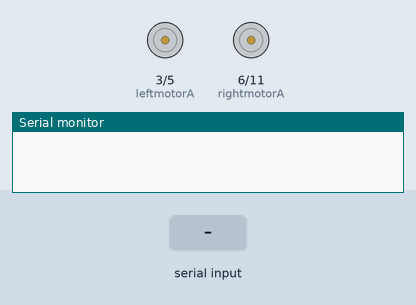
Simulated run of this sketch. Board: Arduino Uno, built with avr-gcc and run on an emulated ATmega328P. Parts: motor-driver pin pairs drawn as motors (green arrow = first pin HIGH = forward, orange = second pin HIGH = backward, longer = more drive), the last lines printed to the serial monitor. The inputs (shaded band) are chosen by the test bench.

Above: at 1.2 s.
1.3 s: "forward" received over the second serial link
At 1.7 s:
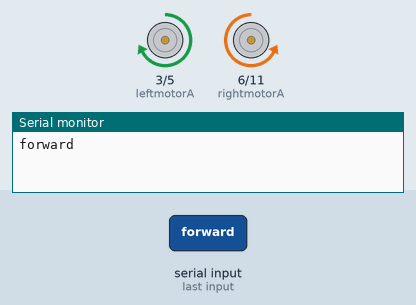
3.8 s: "backwards" received over the second serial link
At 4.3 s:
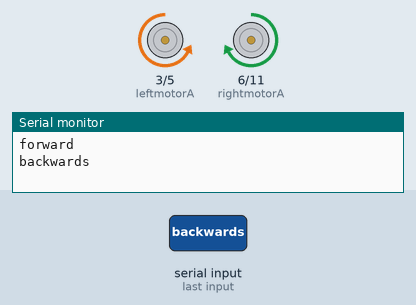
6.3 s: "turn left" received over the second serial link
At 6.7 s:
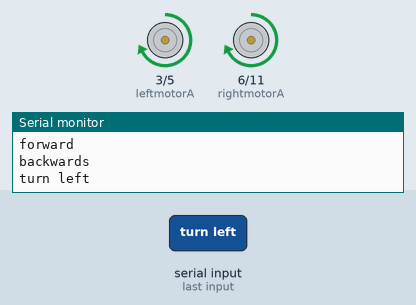
8.3 s: "turn right" received over the second serial link
At 8.8 s:
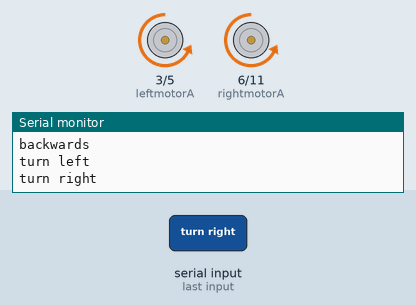
Timing chart, 0 to 11.3 s (numbered marks = the images above; inputs shaded):
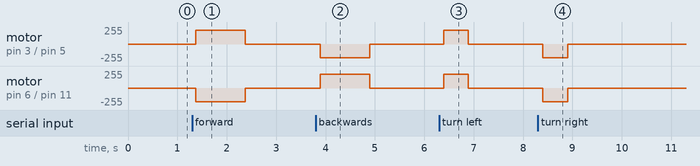

Measured:
- after the input at 1.3 s, motor on pin 3 (leftmotorA) / pin 5 (leftmotorB): stopped → forward 204/255 after 0.07 s, → stopped 1.0 s later; motor on pin 6 (rightmotorA) / pin 11 (rightmotorB): stopped → backward 204/255 after 0.07 s, → stopped 1.0 s later
- after the input at 3.8 s, motor on pin 3 (leftmotorA) / pin 5 (leftmotorB): stopped → backward 204/255 after 0.09 s, → stopped 1.0 s later; motor on pin 6 (rightmotorA) / pin 11 (rightmotorB): stopped → forward 204/255 after 0.09 s, → stopped 1.0 s later
- after the input at 6.3 s, motor on pin 3 (leftmotorA) / pin 5 (leftmotorB), motor on pin 6 (rightmotorA) / pin 11 (rightmotorB): stopped → forward 204/255 after 0.09 s, → stopped 0.50 s later
- after the input at 8.3 s, motor on pin 3 (leftmotorA) / pin 5 (leftmotorB), motor on pin 6 (rightmotorA) / pin 11 (rightmotorB): stopped → backward 204/255 after 0.10 s, → stopped 0.50 s later

The sketch:

voice_recognition.ino
```cpp
#include <SoftwareSerial.h>
String data;
SoftwareSerial mySerial(0, 1); // BTX, BRX

const int leftmotorA = 3;
const int leftmotorB = 5;
const int rightmotorA = 6;
const int rightmotorB = 11;

int carspeed = 204; //0-255

void setup() {
  Serial.begin(9600);
  mySerial.begin(9600);
  pinMode(leftmotorA, OUTPUT);
  pinMode(leftmotorB, OUTPUT);
  pinMode(rightmotorA, OUTPUT);
  pinMode(rightmotorB, OUTPUT);
}
void loop() {
  Bluetooth();
}

void TurnLeft() {
  analogWrite(leftmotorA, carspeed);
  analogWrite(leftmotorB, 0);
  analogWrite(rightmotorA, carspeed);
  analogWrite(rightmotorB, 0);
}

void TurnRight() {
  analogWrite(leftmotorA, 0);
  analogWrite(leftmotorB, carspeed);
  analogWrite(rightmotorA, 0);
  analogWrite(rightmotorB, carspeed);
}


void Backward() {
  analogWrite(leftmotorA, 0);
  analogWrite(leftmotorB, carspeed);
  analogWrite(rightmotorA, carspeed);
  analogWrite(rightmotorB, 0);
}

void Forward() {
  analogWrite(leftmotorA, carspeed);
  analogWrite(leftmotorB, 0);
  analogWrite(rightmotorA, 0);
  analogWrite(rightmotorB, carspeed);
}

void Stop() {
  analogWrite(leftmotorA, 0);
  analogWrite(leftmotorB, 0);
  analogWrite(rightmotorA, 0);
  analogWrite(rightmotorB, 0);
}

void Bluetooth() {
  while (mySerial.available())
  {
    delay(10);
    char c = mySerial.read();
    if (c == '#') {
      break;
    }
    data += c;
  }

  if (data.length() > 0) {
    Serial.println(data);

    if (data == "forward")
    {
      Forward();
      delay(1000);
      Stop();
    }
    else if (data == "backwards")
    {
      Backward();
      delay(1000);
      Stop();
    }
    else if (data == "turn left")
    {
      TurnLeft();
      delay(500);
      Stop();
    }
    else if (data == "turn right")
    {
      TurnRight();
      delay(500);
      Stop();
    }
    else if (data == "stop")
    {
      Stop();
    }
  }
  data = "";
}
```
